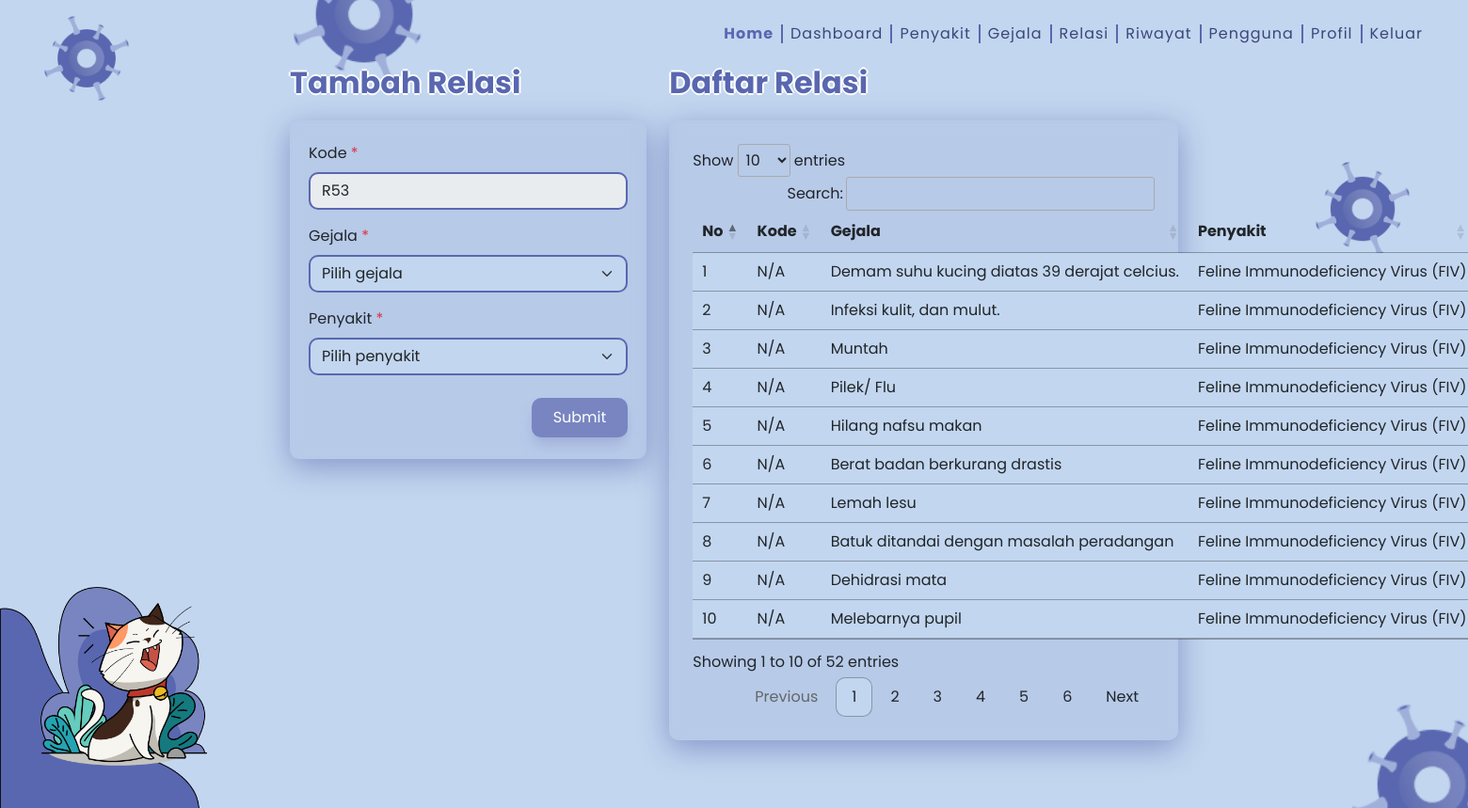
/relasi/index.php (signed in), run on the app's committed database.
### tables this page shows
CREATE TABLE `relasi_gejala` (
  `id` int(11) NOT NULL,
  `gejala` varchar(3) NOT NULL,
  `penyakit` varchar(3) NOT NULL
);

CREATE TABLE `gejala` (
  `kode_gejala` varchar(3) NOT NULL,
  `nama_gejala` varchar(255) NOT NULL,
  `bobot_gejala` float NOT NULL
);

CREATE TABLE `penyakit` (
  `kode_penyakit` varchar(3) NOT NULL,
  `nama_penyakit` varchar(255) NOT NULL,
  `keterangan_penyakit` mediumtext NOT NULL,
  `solusi_penyakit` longtext NOT NULL
);

### relasi/index.php (the view, shortened to what this page needs)
<?php
include('../partials/header.php');
include('../modules/koneksi.php');
$data = $koneksi->query('SELECT * FROM relasi_gejala JOIN gejala ON relasi_gejala.gejala = gejala.kode_gejala JOIN penyakit ON relasi_gejala.penyakit = penyakit.kode_penyakit')->fetchAll(PDO::FETCH_OBJ);
$stmD = $koneksi->query('SELECT * FROM relasi_gejala');
$rNum = $stmD->rowCount();
if ($rNum > 0) {
  $tambahId = $rNum + 1;
  if (strlen($tambahId) == 1){
    $idR = 'R0' .$tambahId;
  } else if (strlen($tambahId) == 2){
    $idR = 'R'.$tambahId;
  }
} else {
  $idR = 'R01';
}
?>
  <main>
    <?php include('../partials/navbar.php') ?>
    <div class="container-fluid col-xxl-8 hero px-5 py-4 g-4" style="position: relative;">
      <div class="row flex-lg-row-reverse align-items-start mt-5">
        <div class="col-lg-7 mb-5">
          <h2 class="text_primary fw-bold lh-1 mb-4" style="text-shadow: -2px 0 #fff, 0 2px #fff, 2px 0 #fff, 0 -2px #fff;">Daftar Relasi</h2>
          <table id="relasi" class="table nowrap" style="width: 100%;">
            <thead>
              <tr>
                <th scope="col">No</th>
                <th scope="col">Kode</th>
                <th scope="col">Gejala</th>
                <th scope="col">Penyakit</th>
              </tr>
            </thead>
            <tbody>
            <?php foreach($data as $key => $d): ?>
    <tr>
        <td scope="row"><?= $key+1 ?></td>
        <td><?= isset($d->kode_relasi) ? $d->kode_relasi : 'N/A' ?></td>
        <td><?= isset($d->nama_gejala) ? $d->nama_gejala : 'N/A' ?></td>
        <td><?= isset($d->nama_penyakit) ? $d->nama_penyakit : 'N/A' ?></td>
    </tr>
<?php endforeach; ?>
            </tbody>
          </table>
        </div>
        <div class="col-lg-5">
          <h2 class="text_primary fw-bold lh-1" style="text-shadow: -2px 0 #fff, 0 2px #fff, 2px 0 #fff, 0 -2px #fff;">Tambah Relasi</h2>
          <form method="POST" class="form_glass mt-4">
            <div class="mb-3 mt-3">
              <label for="kode_relasi" class="form-label">Kode <span class="text-danger text-sm">*</span></label>
              <input type="text" name="kode_relasi" class="form-control log" id="kode_relasi" readonly disabled value="<?= $idR ?>">
            </div>
            <div class="mb-3">
              <label for="gejala" class="form-label">Gejala <span class="text-danger text-sm">*</span></label>
              <select id="gejala" name="gejala" class="form-select log">
                <option value="">Pilih gejala</option>
              </select>
            </div>
            <div class="mb-3">
              <label for="penyakit" class="form-label">Penyakit <span class="text-danger text-sm">*</span></label>
              <select id="penyakit" name="penyakit" class="form-select log">
                <option value="">Pilih penyakit</option>
              </select>
            </div>
            <div class="btn_submit_left">
              <button type="submit" name="submit" class="ms-auto btn btn_primary transition duration-700 shadow-primary btn-md mt-2 mb-3">Submit</button>
            </div>
          </form>
        </div>
      </div>
    </div>
    <?php include('../partials/virus2.php') ?>
  </main>
<?php include('../partials/script.php') ?>

### style.css (style rules this page uses)
:root { --primary: #5967B0; --primary2: #7885C1; --primary3: #A0AFD9; --primary4: #C2D6EF; }
main { font-family: 'Poppins', 'Segoe UI', Tahoma, Geneva, Verdana, sans-serif; min-height: 100vh; margin: 0; padding: 0; background-color: var(--primary4); position: relative; }
.hero { z-index: 1; }
.log { border: 2px solid var(--primary) !important; border-radius: 10px; background-color: var(--primary4); }
table.dataTable tbody tr { background-color: var(--primary4) !important; }
.transition { transition-property: color,background-color,border-color,fill,stroke,opacity,box-shadow,transform,filter,-webkit-text-decoration-color,-webkit-backdrop-filter; transition-property: color,background-color,border-color,text-decoration-color,fill,stroke,opacity,box-shadow,transform,filter,backdrop-filter; transition-property: color,background-color,border-color,text-decoration-color,fill,stroke,opacity,box-shadow,transform,filter,backdrop-filter,-webkit-text-decoration-color,-webkit-backdrop-filter; transition-timing-function: cubic-bezier(.4,0,.2,1); transition-duration: .15s; }
.duration-700 { transition-duration: .7s; }
.text_primary { color: var(--primary); }
.shadow-primary { box-shadow: 0 0 #0000, 0 0 #0000, 0 10px 15px -3px var(--primary3), 0 4px 6px -4px var(--primary3); }
.btn_primary { background-color: var(--primary2); color: #fff; padding: 8px 22px !important; border-radius: 10px; }
.btn_submit_left { display: flex; justify-items: end; align-items: flex-end; }
@media (min-width: 992px) { .hero { z-index: 10; } }
@media (min-width: 992px) { .form_glass { background: rgba( 89, 103, 176, 0.1 ); box-shadow: 0 8px 32px 0 rgba( 31, 38, 135, 0.37 ); backdrop-filter: blur( 7px ); -webkit-backdrop-filter: blur( 7px ); border-radius: 10px; padding: 7px 20px; } }

### data on the page
relasi_gejala: gejala.nama_gejala "Demam suhu kucing diatas 39 derajat celcius.", penyakit.nama_penyakit "Feline Immunodeficiency Virus (FIV)"
relasi_gejala: gejala.nama_gejala "Infeksi kulit, dan mulut.", penyakit.nama_penyakit "Feline Immunodeficiency Virus (FIV)"
relasi_gejala: gejala.nama_gejala "Muntah", penyakit.nama_penyakit "Feline Immunodeficiency Virus (FIV)"
relasi_gejala: gejala.nama_gejala "Pilek/ Flu", penyakit.nama_penyakit "Feline Immunodeficiency Virus (FIV)"
relasi_gejala: gejala.nama_gejala "Hilang nafsu makan", penyakit.nama_penyakit "Feline Immunodeficiency Virus (FIV)"
relasi_gejala: gejala.nama_gejala "Berat badan berkurang drastis", penyakit.nama_penyakit "Feline Immunodeficiency Virus (FIV)"
relasi_gejala: gejala.nama_gejala "Lemah lesu", penyakit.nama_penyakit "Feline Immunodeficiency Virus (FIV)"
relasi_gejala: gejala.nama_gejala "Batuk ditandai dengan masalah peradangan", penyakit.nama_penyakit "Feline Immunodeficiency Virus (FIV)"
relasi_gejala: gejala.nama_gejala "Dehidrasi mata", penyakit.nama_penyakit "Feline Immunodeficiency Virus (FIV)"
relasi_gejala: gejala.nama_gejala "Melebarnya pupil", penyakit.nama_penyakit "Feline Immunodeficiency Virus (FIV)"
